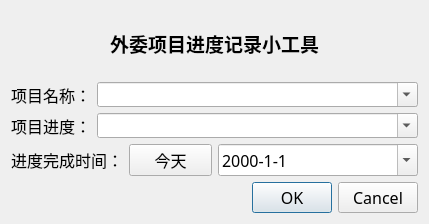
<?xml version="1.0" encoding="UTF-8"?>
<ui version="4.0">
 <class>Dialog</class>
 <widget class="QDialog" name="Dialog">
  <property name="geometry">
   <rect>
    <x>0</x>
    <y>0</y>
    <width>429</width>
    <height>224</height>
   </rect>
  </property>
  <property name="sizePolicy">
   <sizepolicy hsizetype="Fixed" vsizetype="Fixed">
    <horstretch>0</horstretch>
    <verstretch>0</verstretch>
   </sizepolicy>
  </property>
  <property name="font">
   <font>
    <family>微软雅黑</family>
    <pointsize>12</pointsize>
   </font>
  </property>
  <property name="windowTitle">
   <string>项目进度记录</string>
  </property>
  <property name="sizeGripEnabled">
   <bool>false</bool>
  </property>
  <layout class="QVBoxLayout" name="verticalLayout">
   <property name="sizeConstraint">
    <enum>QLayout::SetMaximumSize</enum>
   </property>
   <item>
    <widget class="QLabel" name="label_4">
     <property name="font">
      <font>
       <pointsize>14</pointsize>
       <weight>75</weight>
       <bold>true</bold>
      </font>
     </property>
     <property name="text">
      <string>外委项目进度记录小工具</string>
     </property>
     <property name="alignment">
      <set>Qt::AlignCenter</set>
     </property>
    </widget>
   </item>
   <item>
    <layout class="QHBoxLayout" name="horizontalLayout">
     <property name="sizeConstraint">
      <enum>QLayout::SetMinAndMaxSize</enum>
     </property>
     <item>
      <widget class="QLabel" name="label_2">
       <property name="maximumSize">
        <size>
         <width>16777215</width>
         <height>25</height>
        </size>
       </property>
       <property name="baseSize">
        <size>
         <width>0</width>
         <height>25</height>
        </size>
       </property>
       <property name="text">
        <string>项目名称：</string>
       </property>
      </widget>
     </item>
     <item>
      <widget class="QComboBox" name="cb_record_name">
       <property name="sizePolicy">
        <sizepolicy hsizetype="Expanding" vsizetype="Fixed">
         <horstretch>0</horstretch>
         <verstretch>0</verstretch>
        </sizepolicy>
       </property>
       <property name="minimumSize">
        <size>
         <width>200</width>
         <height>0</height>
        </size>
       </property>
       <property name="maximumSize">
        <size>
         <width>16777215</width>
         <height>25</height>
        </size>
       </property>
       <property name="baseSize">
        <size>
         <width>0</width>
         <height>25</height>
        </size>
       </property>
       <property name="editable">
        <bool>true</bool>
       </property>
       <property name="sizeAdjustPolicy">
        <enum>QComboBox::AdjustToContents</enum>
       </property>
      </widget>
     </item>
    </layout>
   </item>
   <item>
    <layout class="QHBoxLayout" name="horizontalLayout_2">
     <property name="sizeConstraint">
      <enum>QLayout::SetMinAndMaxSize</enum>
     </property>
     <item>
      <widget class="QLabel" name="label_3">
       <property name="maximumSize">
        <size>
         <width>16777215</width>
         <height>25</height>
        </size>
       </property>
       <property name="baseSize">
        <size>
         <width>0</width>
         <height>25</height>
        </size>
       </property>
       <property name="text">
        <string>项目进度：</string>
       </property>
      </widget>
     </item>
     <item>
      <widget class="QComboBox" name="cb_record_state">
       <property name="sizePolicy">
        <sizepolicy hsizetype="Expanding" vsizetype="Fixed">
         <horstretch>0</horstretch>
         <verstretch>0</verstretch>
        </sizepolicy>
       </property>
       <property name="minimumSize">
        <size>
         <width>200</width>
         <height>0</height>
        </size>
       </property>
       <property name="maximumSize">
        <size>
         <width>16777215</width>
         <height>25</height>
        </size>
       </property>
       <property name="baseSize">
        <size>
         <width>0</width>
         <height>25</height>
        </size>
       </property>
       <property name="editable">
        <bool>true</bool>
       </property>
       <property name="sizeAdjustPolicy">
        <enum>QComboBox::AdjustToContents</enum>
       </property>
      </widget>
     </item>
    </layout>
   </item>
   <item>
    <layout class="QHBoxLayout" name="horizontalLayout_3">
     <property name="sizeConstraint">
      <enum>QLayout::SetMinAndMaxSize</enum>
     </property>
     <item>
      <widget class="QLabel" name="label">
       <property name="text">
        <string>进度完成时间：</string>
       </property>
      </widget>
     </item>
     <item>
      <widget class="QPushButton" name="btnRecordToday">
       <property name="text">
        <string>今天</string>
       </property>
      </widget>
     </item>
     <item>
      <widget class="QDateEdit" name="de_record_date">
       <property name="minimumSize">
        <size>
         <width>200</width>
         <height>0</height>
        </size>
       </property>
       <property name="buttonSymbols">
        <enum>QAbstractSpinBox::UpDownArrows</enum>
       </property>
       <property name="displayFormat">
        <string>yyyy-M-d</string>
       </property>
       <property name="calendarPopup">
        <bool>true</bool>
       </property>
      </widget>
     </item>
    </layout>
   </item>
   <item>
    <widget class="QDialogButtonBox" name="buttonBox">
     <property name="orientation">
      <enum>Qt::Horizontal</enum>
     </property>
     <property name="standardButtons">
      <set>QDialogButtonBox::Cancel|QDialogButtonBox::Ok</set>
     </property>
    </widget>
   </item>
  </layout>
 </widget>
 <tabstops>
  <tabstop>cb_record_name</tabstop>
  <tabstop>cb_record_state</tabstop>
  <tabstop>de_record_date</tabstop>
  <tabstop>buttonBox</tabstop>
 </tabstops>
 <resources/>
 <connections>
  <connection>
   <sender>buttonBox</sender>
   <signal>accepted()</signal>
   <receiver>Dialog</receiver>
   <slot>accept()</slot>
   <hints>
    <hint type="sourcelabel">
     <x>266</x>
     <y>214</y>
    </hint>
    <hint type="destinationlabel">
     <x>157</x>
     <y>274</y>
    </hint>
   </hints>
  </connection>
  <connection>
   <sender>buttonBox</sender>
   <signal>rejected()</signal>
   <receiver>Dialog</receiver>
   <slot>reject()</slot>
   <hints>
    <hint type="sourcelabel">
     <x>334</x>
     <y>214</y>
    </hint>
    <hint type="destinationlabel">
     <x>286</x>
     <y>274</y>
    </hint>
   </hints>
  </connection>
 </connections>
</ui>
